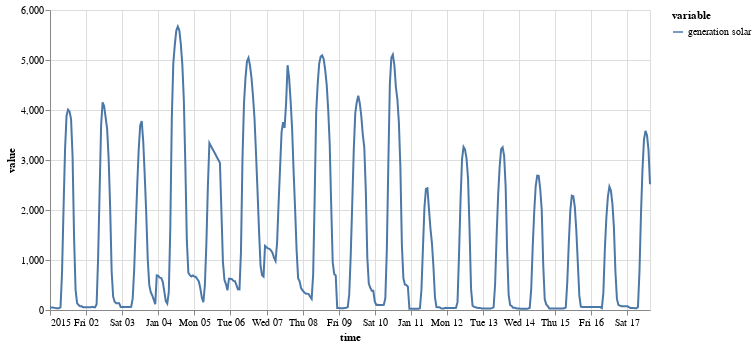

Write notebook code for a chart like this one.
### Markdown cell above
With univariate TimeSeries

### Code cell
on.Plot(ts_uni.head(400))\
    .add(on.marks.line)\
    .properties(width=600)\
    .show()

### Figure 1 — Vega specification as saved in the notebook (floating-point values rounded to 4 significant figures; data arrays with more than 128 entries replaced by an {"elided": "..."} marker saying what was removed)
{"$schema": "https://vega.github.io/schema/vega/v5.json", "data": [{"name": "source_0", "values": {"elided": "400 records"}, "transform": [{"type": "formula", "expr": "toDate(datum['time'])", "as": "time"}]}, {"name": "source_0_y_domain_value", "values": [{"min": 23.0, "max": 5668.0}]}, {"name": "source_0_color_domain_variable", "values": [{"variable": "generation solar"}]}], "marks": [{"type": "group", "name": "layer_0_pathgroup", "from": {"facet": {"data": "source_0", "name": "faceted_path_layer_0_main", "groupby": ["variable"]}}, "encode": {"update": {"width": {"field": {"signal": null, "datum": null, "group": "width", "parent": null}}, "height": {"field": {"signal": null, "datum": null, "group": "height", "parent": null}}}}, "marks": [{"type": "line", "name": "layer_0_marks", "from": {"data": "faceted_path_layer_0_main"}, "sort": {"field": "x"}, "encode": {"update": {"y": {"field": "value", "scale": "y"}, "defined": {"signal": "isValid(datum[\"time\"]) && isFinite(+datum[\"time\"]) && isValid(datum[\"value\"]) && isFinite(+datum[\"value\"])"}, "stroke": {"field": "variable", "scale": "color"}, "x": {"field": "time", "scale": "x"}}}, "style": ["line"]}]}], "scales": [{"name": "x", "type": "time", "domain": {"data": "source_0", "field": "time"}, "range": [0, {"signal": "width"}]}, {"name": "y", "type": "linear", "domain": [{"signal": "(data(\"source_0_y_domain_value\")[0] || {}).min"}, {"signal": "(data(\"source_0_y_domain_value\")[0] || {}).max"}], "range": [{"signal": "height"}, 0], "zero": true, "nice": true}, {"name": "color", "type": "ordinal", "domain": {"data": "source_0_color_domain_variable", "field": "variable", "sort": true}, "range": "category"}], "axes": [{"scale": "x", "tickCount": {"signal": "ceil(width/40)"}, "orient": "bottom", "grid": true, "ticks": false, "domain": false, "maxExtent": 0, "minExtent": 0, "labels": false, "aria": false, "gridScale": "y", "zindex": 0}, {"scale": "y", "tickCount": {"signal": "ceil(height/40)"}, "gridScale": "x", "minExtent": 0, "ticks": false, "maxExtent": 0, "zindex": 0, "orient": "left", "grid": true, "labels": false, "domain": false, "aria": false}, {"scale": "x", "orient": "bottom", "grid": false, "title": "time", "labelOverlap": true, "labelFlush": true, "zindex": 0, "tickCount": {"signal": "ceil(width/40)"}}, {"scale": "y", "grid": false, "tickCount": {"signal": "ceil(height/40)"}, "title": "value", "zindex": 0, "orient": "left", "labelOverlap": true}], "background": "white", "width": 600, "height": 300, "style": "cell", "legends": [{"stroke": "color", "symbolType": "stroke", "title": "variable"}], "padding": 5}
